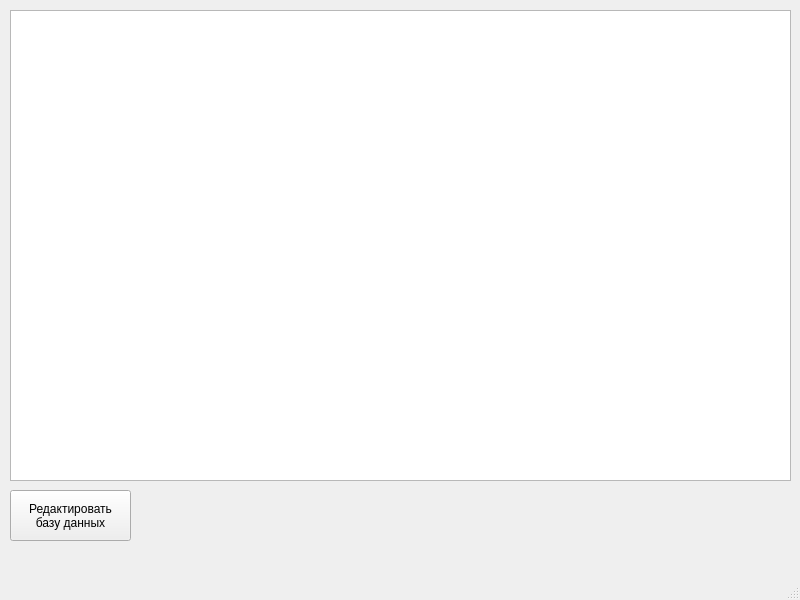
<?xml version="1.0" encoding="UTF-8"?>
<ui version="4.0">
 <class>MainWindow</class>
 <widget class="QMainWindow" name="MainWindow">
  <property name="geometry">
   <rect>
    <x>0</x>
    <y>0</y>
    <width>800</width>
    <height>600</height>
   </rect>
  </property>
  <property name="windowTitle">
   <string>MainWindow</string>
  </property>
  <widget class="QWidget" name="centralwidget">
   <widget class="QPushButton" name="pb_edit">
    <property name="geometry">
     <rect>
      <x>10</x>
      <y>490</y>
      <width>121</width>
      <height>51</height>
     </rect>
    </property>
    <property name="text">
     <string>Редактировать
базу данных</string>
    </property>
   </widget>
   <widget class="QTableWidget" name="table">
    <property name="geometry">
     <rect>
      <x>10</x>
      <y>10</y>
      <width>781</width>
      <height>471</height>
     </rect>
    </property>
   </widget>
  </widget>
  <widget class="QMenuBar" name="menubar">
   <property name="geometry">
    <rect>
     <x>0</x>
     <y>0</y>
     <width>800</width>
     <height>26</height>
    </rect>
   </property>
  </widget>
  <widget class="QStatusBar" name="statusbar"/>
 </widget>
 <resources/>
 <connections/>
</ui>
